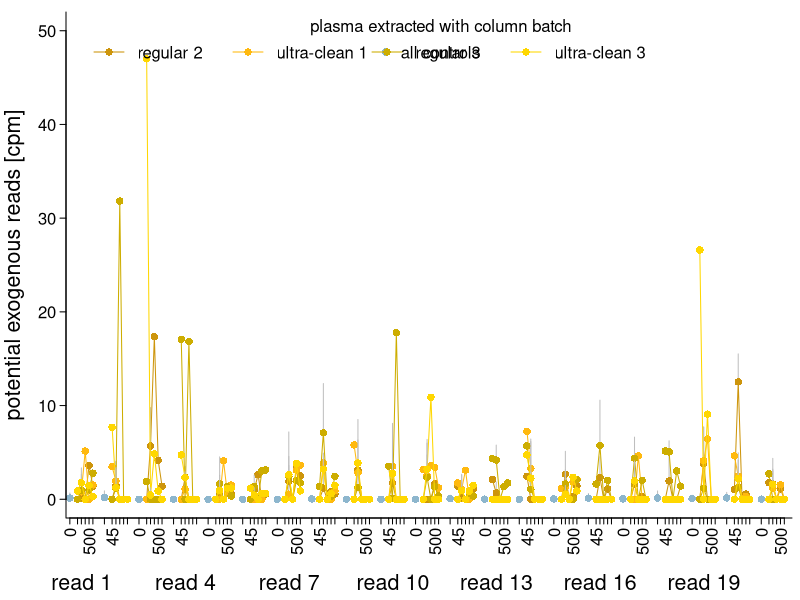

The R script that drew this image:
library(gplots)
library(scales)

exR <- read.delim("exoRNAs_values.txt",stringsAsFactors = F)
xcoord <- c(1,3:7)

pdf("SFigure4.pdf",width=29.5/2.54,height=6.1/2.54,pointsize=7)
par(mar=c(4.1,3.3,0.6,0.4),mgp=c(3,0.5,0),tcl=-0.3,lwd=0.75,cex=1)
plot(1,type="n",ann=F,axes=F,xlim=c(0,21*9),ylim=c(0,50),xaxs="i")
mtext("potential exogenous reads [cpm]",2,2.1,cex=9/7)
for(i in 1:nrow(exR)){
  lines(xcoord[2:6]+9*(i-1),
        exR[i,c("regular.2.45","regular.2.100","regular.2.223","regular.2.500","regular.2.1115")],
        col="darkgoldenrod3",lwd=1)
  lines(rep(xcoord[1]+9*(i-1),2),
        c(exR[i,"mean.neg"],sum(exR[i,c("mean.neg","sd.meg")])),
        col="grey",lwd=1)
  lines(rep(xcoord[3]+9*(i-1),2),
        c(exR[i,"regular.2.100"],sum(exR[i,c("regular.2.100","regular.2.100.sd")])),
        col="grey",lwd=1)
  points(xcoord+9*(i-1),
         exR[i,c("mean.neg","regular.2.45","regular.2.100","regular.2.223","regular.2.500","regular.2.1115")],
         col=c("lightskyblue3",rep("darkgoldenrod3",5)),pch=16)
}
for(i in 1:nrow(exR)){
  lines(xcoord[2:6]+9*(i-1),
        exR[i,c("ucp.1.45","ucp.1.100","ucp.1.223","ucp.1.500","ucp.1.1115")],
        col="darkgoldenrod1",lwd=1)
  lines(rep(xcoord[3]+9*(i-1),2),
        c(exR[i,"ucp.1.100"],sum(exR[i,c("ucp.1.100","ucp.1.100.sd")])),
        col="grey",lwd=1)
  points(xcoord[-1]+9*(i-1),
         exR[i,c("ucp.1.45","ucp.1.100","ucp.1.223","ucp.1.500","ucp.1.1115")],
         col=rep("darkgoldenrod1",5),pch=16)
}
for(i in 1:nrow(exR)){
  lines(xcoord[2:6]+9*(i-1),
        exR[i,c("regular.3.45","regular.3.100","regular.3.223","regular.3.500","regular.3.1115")],
        col="gold3",lwd=1)
  lines(rep(xcoord[3]+9*(i-1),2),
        c(exR[i,"regular.3.100"],sum(exR[i,c("regular.3.100","regular.3.100.sd")])),
        col="grey",lwd=1)
  points(xcoord[-1]+9*(i-1),
         exR[i,c("regular.3.45","regular.3.100","regular.3.223","regular.3.500","regular.3.1115")],
         col=rep("gold3",5),pch=16)
}
for(i in 1:nrow(exR)){
  lines(xcoord[2:6]+9*(i-1),
        exR[i,c("ucp.3.45","ucp.3.100","ucp.3.223","ucp.3.500","ucp.3.1115")],
        col="gold1",lwd=1)
  lines(rep(xcoord[3]+9*(i-1),2),
        c(exR[i,"ucp.3.100"],sum(exR[i,c("ucp.3.100","ucp.3.100.sd")])),
        col="grey",lwd=1)
  points(xcoord[-1]+9*(i-1),
         exR[i,c("ucp.3.45","ucp.3.100","ucp.3.223","ucp.3.500","ucp.3.1115")],
         col=rep("gold1",5),pch=16)
}
axis(1,at=c(0:20*9+4.1),labels=exR$X,mgp=c(3,2.8,0),tick=F,cex.axis=9/7,las=1)
axis(1,at=c(1:(9*21))[-c(rep(0:20*9,each=3)+c(2,8,9))],labels=rep(c(0,45,100,223,500,1115),times=21),las=2)
axis(2,las=2)
box(bty="l",lwd=1)
legend("top",legend="all controls",border=NA,col="lightskyblue3",pch=16,bty="n",title="")
legend("topright",legend=c("regular 2","ultra-clean 1","regular 3","ultra-clean 3"),border=NA,
       col=c("darkgoldenrod3","darkgoldenrod1","gold3","gold1"),bty="n",lty=1,lwd=1,pch=16,
       title="plasma extracted with column batch",ncol=5,x.intersp = 0.9)
dev.off()
